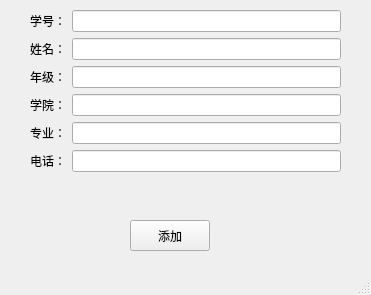
<?xml version="1.0" encoding="UTF-8"?>
<ui version="4.0">
 <class>AddWindow</class>
 <widget class="QMainWindow" name="AddWindow">
  <property name="geometry">
   <rect>
    <x>0</x>
    <y>0</y>
    <width>371</width>
    <height>295</height>
   </rect>
  </property>
  <property name="windowTitle">
   <string>添加</string>
  </property>
  <widget class="QWidget" name="centralwidget">
   <widget class="QWidget" name="formLayoutWidget">
    <property name="geometry">
     <rect>
      <x>30</x>
      <y>10</y>
      <width>311</width>
      <height>181</height>
     </rect>
    </property>
    <layout class="QFormLayout" name="formLayout">
     <item row="0" column="0">
      <widget class="QLabel" name="number_label">
       <property name="text">
        <string>学号：</string>
       </property>
      </widget>
     </item>
     <item row="0" column="1">
      <widget class="QLineEdit" name="number_edit"/>
     </item>
     <item row="1" column="0">
      <widget class="QLabel" name="name_label">
       <property name="text">
        <string>姓名：</string>
       </property>
      </widget>
     </item>
     <item row="1" column="1">
      <widget class="QLineEdit" name="name_edit"/>
     </item>
     <item row="2" column="0">
      <widget class="QLabel" name="grade_label">
       <property name="text">
        <string>年级：</string>
       </property>
      </widget>
     </item>
     <item row="2" column="1">
      <widget class="QLineEdit" name="grade_edit"/>
     </item>
     <item row="3" column="0">
      <widget class="QLabel" name="acadamy_label">
       <property name="text">
        <string>学院：</string>
       </property>
      </widget>
     </item>
     <item row="3" column="1">
      <widget class="QLineEdit" name="acadamy_edit"/>
     </item>
     <item row="4" column="0">
      <widget class="QLabel" name="majory_label">
       <property name="text">
        <string>专业：</string>
       </property>
      </widget>
     </item>
     <item row="4" column="1">
      <widget class="QLineEdit" name="majory_edit"/>
     </item>
     <item row="5" column="0">
      <widget class="QLabel" name="phone_label">
       <property name="text">
        <string>电话：</string>
       </property>
      </widget>
     </item>
     <item row="5" column="1">
      <widget class="QLineEdit" name="phone_edit"/>
     </item>
    </layout>
   </widget>
   <widget class="QPushButton" name="sure_button">
    <property name="geometry">
     <rect>
      <x>130</x>
      <y>220</y>
      <width>80</width>
      <height>31</height>
     </rect>
    </property>
    <property name="text">
     <string>添加</string>
    </property>
   </widget>
  </widget>
  <widget class="QMenuBar" name="menubar">
   <property name="geometry">
    <rect>
     <x>0</x>
     <y>0</y>
     <width>371</width>
     <height>17</height>
    </rect>
   </property>
  </widget>
  <widget class="QStatusBar" name="statusbar"/>
 </widget>
 <resources/>
 <connections/>
</ui>
